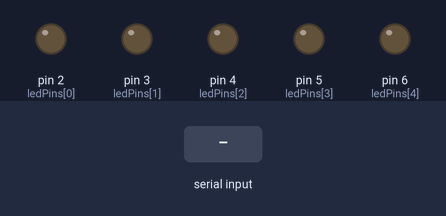
A sketch run on a simulated Arduino Uno, built with avr-gcc and run on an emulated ATmega328P. Parts: output pins drawn as LEDs (lit = HIGH). Inputs (shaded band) come from the test bench.

Above: at 1.2 s.
1.3 s: "90,45\n" received over Serial
At 2.5 s:
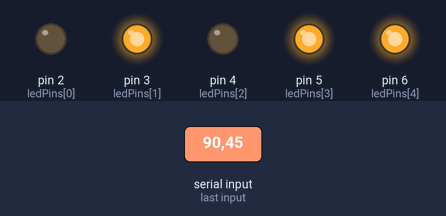
2.8 s: "30,150\n" received over Serial
4.3 s: "5\n" received over Serial
5.8 s: "200\n" received over Serial
Timing chart, 0 to 8.3 s (numbered marks = the images above; inputs shaded):
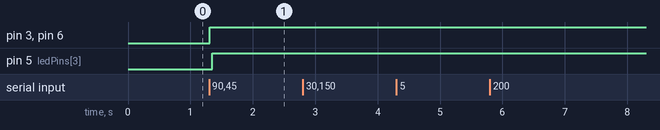

Measured:
- after the input at 1.3 s, pin 3 (ledPins[1]), pin 6 (ledPins[4]): LOW → HIGH at once; pin 5 (ledPins[3]): LOW → HIGH after 0.05 s

The sketch:

led_data.ino.ino
```cpp
int ledPins[] = {2, 3, 4, 5, 6}; // Replace with your LED pin numbers

void setup() {
  Serial.begin(9600);
  for (int i = 0; i < 5; i++) {
    pinMode(ledPins[i], OUTPUT);
  }
}

void loop() {
  if (Serial.available() > 0) {
    int data = Serial.read() - '0'; // Convert incoming character to integer
    for (int i = 0; i < 5; i++) {
      digitalWrite(ledPins[i], bitRead(data, i));
    }
  }
}
```
